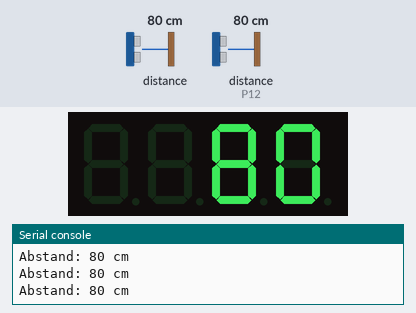
Recording of a program running on a simulated BBC micro:bit running MicroPython. Parts: 4-digit seven-segment display, the last lines printed to the serial console. The inputs (shaded band) are chosen by the test bench; at power-on: distance to the obstacle 80 cm, distance to the obstacle (sensor on P12) 80 cm. The echo pulse lasts 58.3 µs per cm; library files of the repository ran but are not shown: tm1637.py.

Above: at 1.2 s.
1.3 s: distance to the obstacle (sensor 0) set to 2 cm
At 1.9 s:
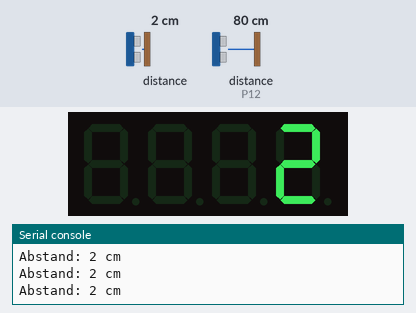
2.8 s: distance to the obstacle (sensor 0) set to 4 cm
At 4.0 s:
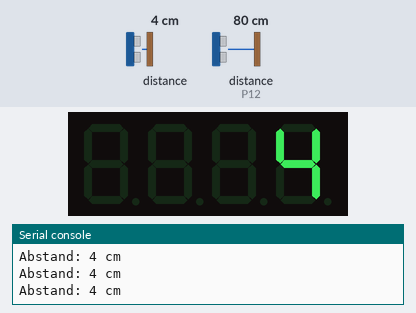
4.3 s: distance to the obstacle (sensor 0) set to 9 cm
At 5.4 s:
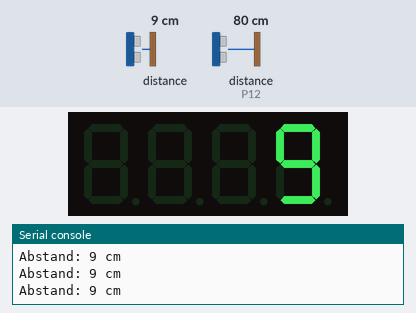
Timing chart, 0 to 7.3 s (numbered marks = the images above; inputs shaded):
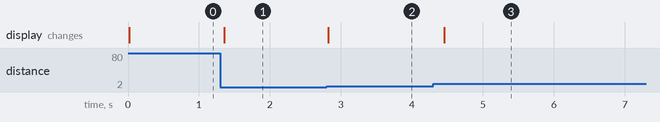

The program:

main.py
```python
# Sample: entfernungsanzeige-tm1637
# (HC-SR04 Ultraschall-Abstandssensor + TM1637 4-Digit-Anzeige)
# Board:   BBC micro:bit V2.2
# Sprache: MicroPython
#
# Ziel: Den gemessenen Abstand in cm auf der 4-stelligen Anzeige darstellen.
#       Verbindet zwei Bauteile aus diesem Repo. Die Anzeige laeuft ueber die
#       Bibliothek tm1637.py (2. Datei im Projekt) - siehe README.
#
# --------------------------------------------------------------------------
# Verkabelung
# --------------------------------------------------------------------------
#   HC-SR04 Trig  ->  P8
#   HC-SR04 Echo  ->  P12
#   HC-SR04 Vcc   ->  3V      (Betrieb an 3V, siehe hc-sr04-Bauteil-README)
#   HC-SR04 Gnd   ->  GND
#
#   TM1637 CLK    ->  P1
#   TM1637 DIO    ->  P2
#   TM1637 VCC    ->  3V
#   TM1637 GND    ->  GND
#
#   P8/P12 sind schmale Pins - fuer diese Kombination ein Steckbrett benutzen.
# --------------------------------------------------------------------------

import machine
from microbit import *
from tm1637 import TM1637

# ----- HC-SR04 -----
TRIG = pin8
ECHO = pin12


def abstand_cm():
    TRIG.write_digital(0)
    sleep(2)
    TRIG.write_digital(1)
    sleep(1)
    TRIG.write_digital(0)
    dauer_us = machine.time_pulse_us(ECHO, 1, 30000)
    if dauer_us < 0:
        return None
    return dauer_us / 58.0


# ----- TM1637 -----
tm = TM1637(clk=pin1, dio=pin2, brightness=3)

# ----- Hauptschleife -----
while True:
    cm = abstand_cm()
    if cm is None:
        tm.show("    ")           # nichts erkannt -> Anzeige leer
        print("kein Echo")
    else:
        tm.number(int(cm))
        print("Abstand:", int(cm), "cm")

    sleep(150)   # >= 60 ms Pause zwischen Messungen
```

Measured:
- after the input at 1.3 s, the display: changes after 0.06 s (image 1)
- after the input at 2.8 s, the display: changes at once (image 2)
- after the input at 4.3 s, the display: changes after 0.16 s (image 3)
